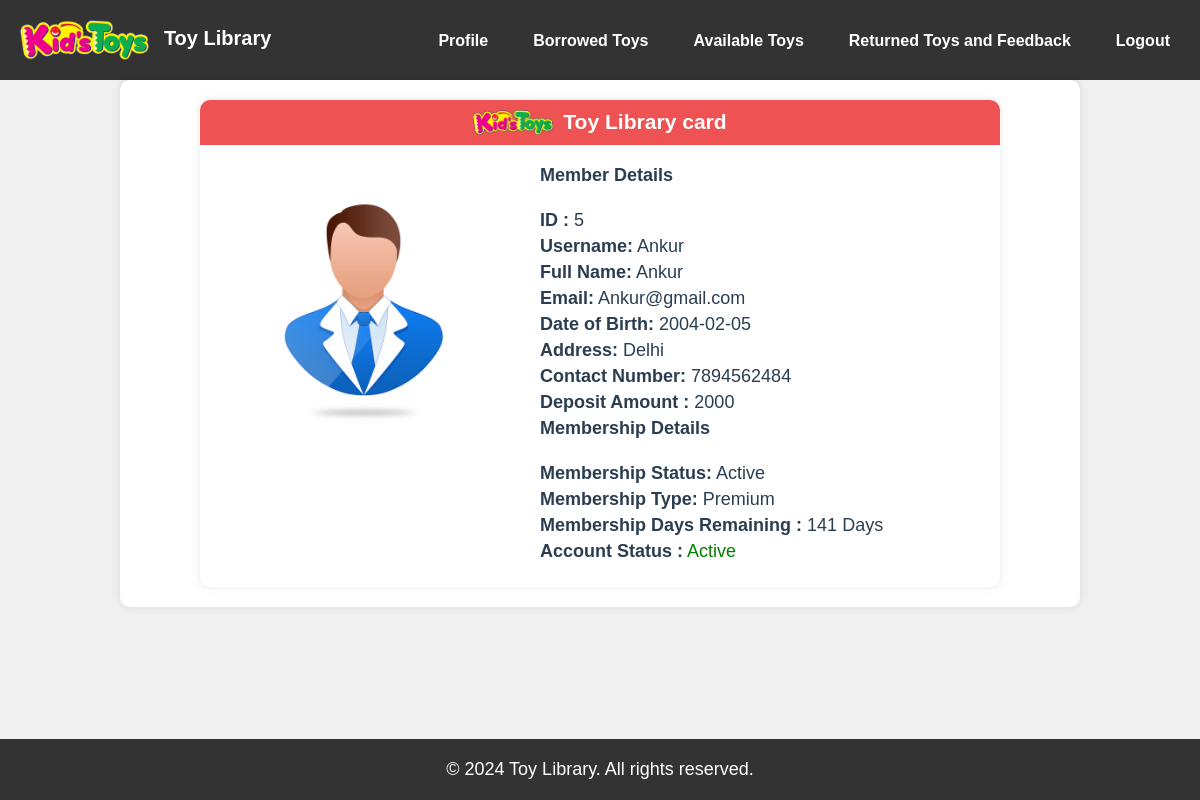
/member/home.php (signed in), run on the app's committed database.
### tables this page shows
CREATE TABLE `members` (
  `id` int(11) NOT NULL,
  `username` varchar(50) NOT NULL,
  `password` varchar(255) NOT NULL,
  `full_name` varchar(100) NOT NULL,
  `email` varchar(100) NOT NULL,
  `date_of_birth` date NOT NULL,
  `address` varchar(255) NOT NULL,
  `contact_number` varchar(20) NOT NULL,
  `deposit` decimal(10,2) NOT NULL,
  `profile_picture` varchar(255) DEFAULT NULL,
  `registration_date` timestamp NOT NULL DEFAULT current_timestamp()
);

CREATE TABLE `membership_details` (
  `id` int(11) NOT NULL,
  `member_id` int(11) NOT NULL,
  `type` varchar(50) NOT NULL,
  `duration` int(11) NOT NULL,
  `start_date` timestamp NOT NULL DEFAULT current_timestamp(),
  `end_date` date NOT NULL,
  `status` varchar(20) NOT NULL DEFAULT 'Active',
  `amount_paid` decimal(10,2) NOT NULL,
  `num_toys_borrowed` int(11) NOT NULL DEFAULT 0
);

### member/home.php (the view, shortened to what this page needs)
<?php
    require "../db_connect.php";
    require "header_member.php";
    $query = $con->prepare("SELECT * FROM members WHERE username = ?;");
    $query->bind_param("s", $_SESSION['username']);
    $query->execute();
    $result = $query->get_result();
    $member = $result->fetch_assoc();
    $query = $con->prepare("SELECT * FROM membership_details WHERE member_id = ? order  by id desc limit 1;");
    $query->bind_param("s", $_SESSION['id']);
    $query->execute();
    $result = $query->get_result();
    $membership = $result->fetch_assoc();
?>
<!DOCTYPE html>
<html>
<head>
    <link rel="stylesheet" type="text/css" href="../css/global_styles.css">
    <link rel="stylesheet" type="text/css" href="css/home_style.css">
    <link rel="stylesheet" type="text/css" href="../css/custom_radio_button_style.css">
</head>
<body>
    <div class="container">
        <div class="card">
            <div class="header">
                <img src="../img/kidstoys.png" alt="Toy Library Logo">
                <h3>Toy Library card</h3>
            </div>
            <div class="profile-pic">
                <?php
                    if (!empty($member['profile_picture'])) {
                        echo '<img src="'. $member['profile_picture'] .'" />';
                    } else {
                        echo '<img src="../img/default_profile_pic.jpg" alt="Default Profile Picture" />';
                    }
                ?>
            </div>
            <div class="profile-info">
                <h4>Member Details</h4>
                <div class="profile-details">
                    <p><b>ID :</b> <?php echo $member['id']; ?></p>
                    <p><b>Username:</b> <?php echo $member['username']; ?></p>
                    <p><b>Full Name:</b> <?php echo $member['full_name']; ?></p>
                    <p><b>Email:</b> <?php echo $member['email']; ?></p>
                    <p><b>Date of Birth:</b> <?php echo $member['date_of_birth']; ?></p>
                    <p><b>Address:</b> <?php echo $member['address']; ?></p>
                    <p><b>Contact Number:</b> <?php echo $member['contact_number']; ?></p>
                    <p><b>Deposit Amount :</b> <?php echo (int)$member['deposit']; ?></p>
                    <h4>Membership Details</h4>
                    <p><b>Membership Status:</b> <?php echo $membership['status']; ?></p>
                    <p><b>Membership Type:</b> <?php echo $membership['type']; ?></p>
                    <p><b>Membership Days Remaining :</b> <?php $remainingDays = (new DateTime($membership['end_date']))->diff(new DateTime())->days;echo $remainingDays; ?> Days</p>
                    <p><b>Account Status :</b> <?php
                    if ($member['deposit'] > 0)
                     echo "<span style='color: green;'>Active</span>";
                    elseif ($member['deposit'] == 0)
                      echo "<span style='color:blue'>Inactive You have left the Library</span>";
                    else
                      echo "<span style='color: red;'>Blocked ! You are removed from library and deposit have deducted as you have not returned the Toy.</span>";
                     ?></p>
                </div>
            </div>
        </div>
    </div>
    <footer>
        &copy; 2024 Toy Library. All rights reserved.
    </footer>
</body>
</html>

### css/global_styles.css (style rules this page uses)
*, *::after, *::before { -webkit-box-sizing: border-box; -moz-box-sizing: border-box; box-sizing: border-box; }
html { font-size: 62.5%; }
body { font-size: 1.8rem; font-family: "Open Sans", sans-serif; color: #2b3e51; background-color: #ffffff; }

### member/css/home_style.css (style rules this page uses)
body { background-color: #f0f0f0; }
.container { width: 80%; margin: 0 auto; padding: 20px; background-color: #fff; box-shadow: 0px 0px 10px rgba(0, 0, 0, 0.1); border-radius: 10px; }

### member/header_member.php (style rules this page uses)
body { margin: 0; font-family: 'Open Sans', sans-serif; background-color: #f4f4f4; }

### member/home.php (style rules this page uses)
body { background-color: #f0f0f0; font-family: Arial, sans-serif; }
.container { width: 80%; margin: 0 auto; padding: 20px; }
.card { width: 100%; max-width: 800px; margin: 0 auto; background-color: #fff; box-shadow: 0px 0px 10px rgba(0, 0, 0, 0.1); border-radius: 10px; overflow: hidden; }
.header { background-color: #ee5253; color: #fff; padding: 10px 0; display: flex; justify-content: center; align-items: center; }
.header img { width: 80px; height: auto; margin-right: 10px; }
.header h3 { margin: 0; }
.profile-pic { float: left; width: 40%; padding: 20px; }
.profile-pic img { width: 100%; border-radius: 50%; }
.profile-info { float: right; width: 60%; padding: 20px; text-align: left; }
.profile-info h4 { margin-top: 0; }
.profile-details p { margin: 5px 0; }
footer { background-color: #333; color: #fff; text-align: center; padding: 20px 0; position: fixed; bottom: 0; width: 100%; }

### data on the page
members: profile_picture (picture), id "5", username "Ankur", full_name "Ankur", email "Ankur@gmail.com", date_of_birth "2004-02-05", address "Delhi", contact_number "7894562484", deposit "2000"
membership_details: status "Active", type "Premium"
